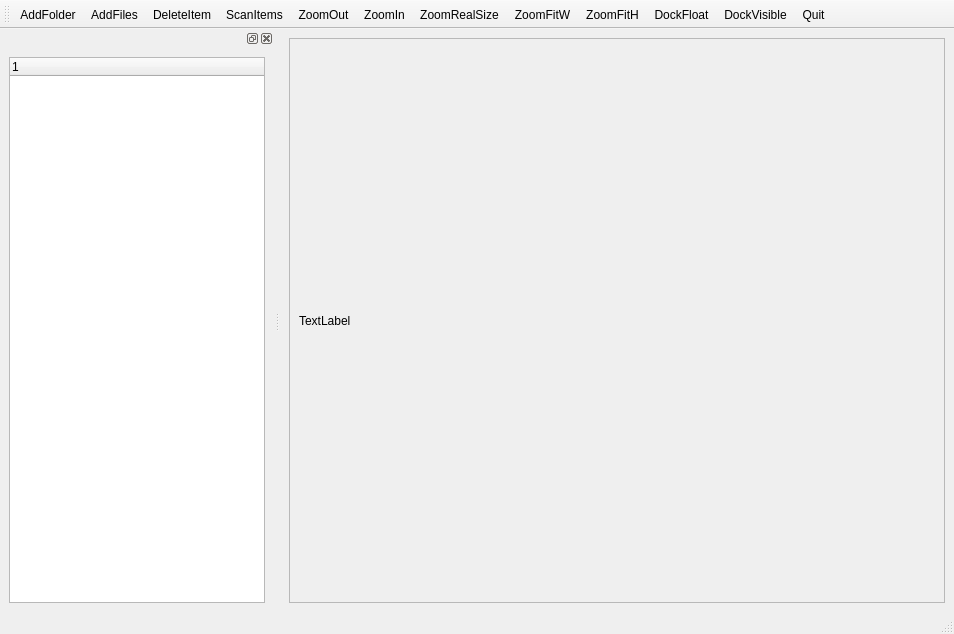
<?xml version="1.0" encoding="UTF-8"?>
<ui version="4.0">
 <class>Window</class>
 <widget class="QMainWindow" name="Window">
  <property name="geometry">
   <rect>
    <x>0</x>
    <y>0</y>
    <width>954</width>
    <height>634</height>
   </rect>
  </property>
  <property name="windowTitle">
   <string>Window</string>
  </property>
  <widget class="QWidget" name="centralwidget">
   <layout class="QGridLayout" name="gridLayout">
    <item row="0" column="0">
     <widget class="QScrollArea" name="scrollArea">
      <property name="widgetResizable">
       <bool>true</bool>
      </property>
      <widget class="QWidget" name="scrollAreaWidgetContents">
       <property name="geometry">
        <rect>
         <x>0</x>
         <y>0</y>
         <width>826</width>
         <height>546</height>
        </rect>
       </property>
       <layout class="QHBoxLayout" name="horizontalLayout_2">
        <item>
         <widget class="QLabel" name="label">
          <property name="text">
           <string>TextLabel</string>
          </property>
         </widget>
        </item>
       </layout>
      </widget>
     </widget>
    </item>
   </layout>
  </widget>
  <widget class="QMenuBar" name="menubar">
   <property name="geometry">
    <rect>
     <x>0</x>
     <y>0</y>
     <width>954</width>
     <height>20</height>
    </rect>
   </property>
  </widget>
  <widget class="QStatusBar" name="statusbar"/>
  <widget class="QDockWidget" name="dockWidget">
   <property name="features">
    <set>QDockWidget::AllDockWidgetFeatures</set>
   </property>
   <property name="allowedAreas">
    <set>Qt::BottomDockWidgetArea|Qt::LeftDockWidgetArea|Qt::RightDockWidgetArea</set>
   </property>
   <attribute name="dockWidgetArea">
    <number>1</number>
   </attribute>
   <widget class="QWidget" name="dockWidgetContents">
    <layout class="QHBoxLayout" name="horizontalLayout">
     <item>
      <widget class="QTreeWidget" name="treeWidget">
       <column>
        <property name="text">
         <string notr="true">1</string>
        </property>
       </column>
      </widget>
     </item>
    </layout>
   </widget>
  </widget>
  <widget class="QToolBar" name="toolBar">
   <property name="windowTitle">
    <string>toolBar</string>
   </property>
   <attribute name="toolBarArea">
    <enum>TopToolBarArea</enum>
   </attribute>
   <attribute name="toolBarBreak">
    <bool>false</bool>
   </attribute>
   <addaction name="actAddFolder"/>
   <addaction name="actAddFiles"/>
   <addaction name="actDeleteItem"/>
   <addaction name="actScanItems"/>
   <addaction name="actZoomOut"/>
   <addaction name="actZoomIn"/>
   <addaction name="actZoomRealSize"/>
   <addaction name="actZoomFitW"/>
   <addaction name="actZoomFitH"/>
   <addaction name="actDockFloat"/>
   <addaction name="actDockVisible"/>
   <addaction name="actQuit"/>
  </widget>
  <action name="actAddFolder">
   <property name="text">
    <string>AddFolder</string>
   </property>
  </action>
  <action name="actAddFiles">
   <property name="text">
    <string>AddFiles</string>
   </property>
  </action>
  <action name="actZoomIn">
   <property name="text">
    <string>ZoomIn</string>
   </property>
  </action>
  <action name="actZoomOut">
   <property name="text">
    <string>ZoomOut</string>
   </property>
  </action>
  <action name="actZoomRealSize">
   <property name="text">
    <string>ZoomRealSize</string>
   </property>
  </action>
  <action name="actZoomFitW">
   <property name="text">
    <string>ZoomFitW</string>
   </property>
  </action>
  <action name="actDeleteItem">
   <property name="text">
    <string>DeleteItem</string>
   </property>
  </action>
  <action name="actQuit">
   <property name="text">
    <string>Quit</string>
   </property>
  </action>
  <action name="actZoomFitH">
   <property name="text">
    <string>ZoomFitH</string>
   </property>
  </action>
  <action name="actScanItems">
   <property name="text">
    <string>ScanItems</string>
   </property>
  </action>
  <action name="actDockVisible">
   <property name="text">
    <string>DockVisible</string>
   </property>
  </action>
  <action name="actDockFloat">
   <property name="text">
    <string>DockFloat</string>
   </property>
  </action>
 </widget>
 <resources/>
 <connections>
  <connection>
   <sender>actQuit</sender>
   <signal>triggered()</signal>
   <receiver>Window</receiver>
   <slot>close()</slot>
   <hints>
    <hint type="sourcelabel">
     <x>-1</x>
     <y>-1</y>
    </hint>
    <hint type="destinationlabel">
     <x>476</x>
     <y>316</y>
    </hint>
   </hints>
  </connection>
 </connections>
</ui>
